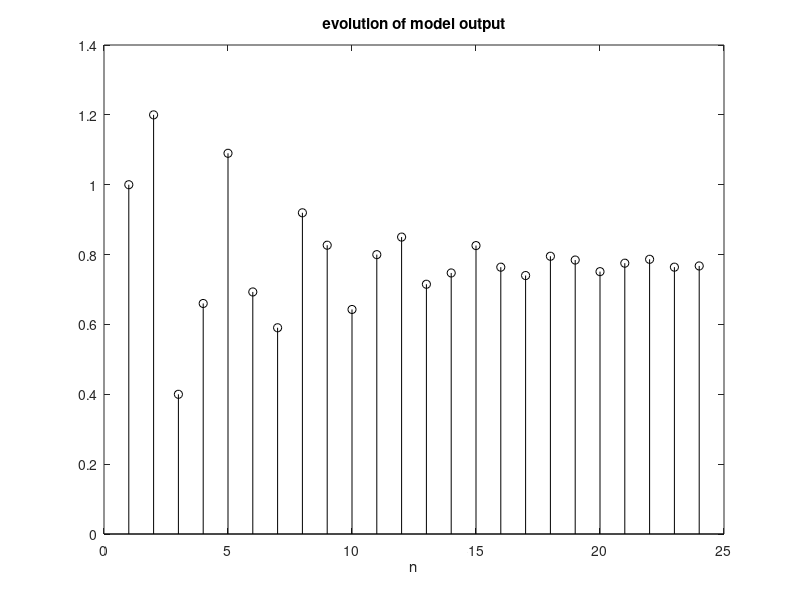

This chart was generated by the following MATLAB code:
%Example of DARMA behaviour

%coeffs. of polynomials A and B
a1=0.5; a2=0.7; b0=1; b1=0.7;
%variable initial values
y=0; y1=0; y2=0; u=0; u1=0;

Ni=24; %number of iterations
ry=zeros(1,Ni); %for storage of y values
 
%iterations
for nn=1:Ni,
    u=1; %test value (edit)
    y=(b0*u+b1*u1)-(a1*y1+a2*y2); %according with the model
    ry(nn)=y;
    y2=y1; y1=y; u1=u; %memory update
end;

figure(1)
stem(ry,'k');
title('evolution of model output');
xlabel('n');
